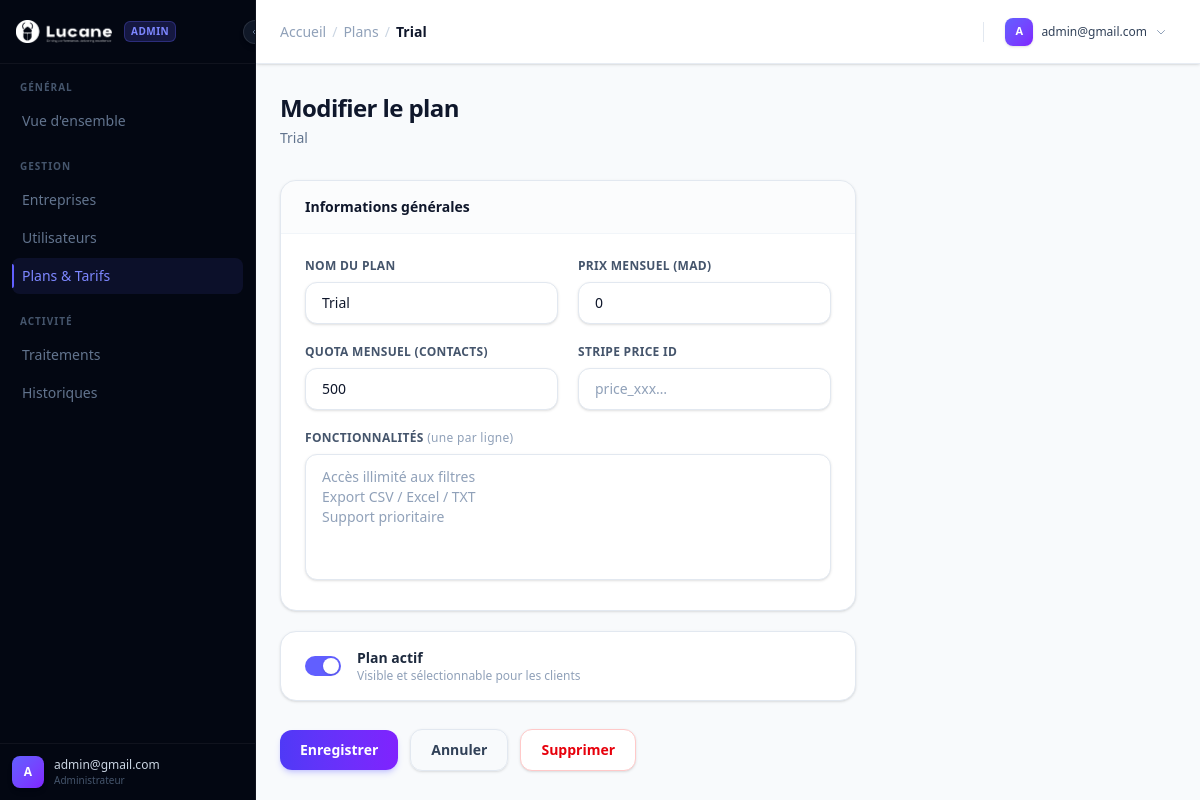
The app's page /dashboard/admin/plans/3/edit/ (signed in), older data.
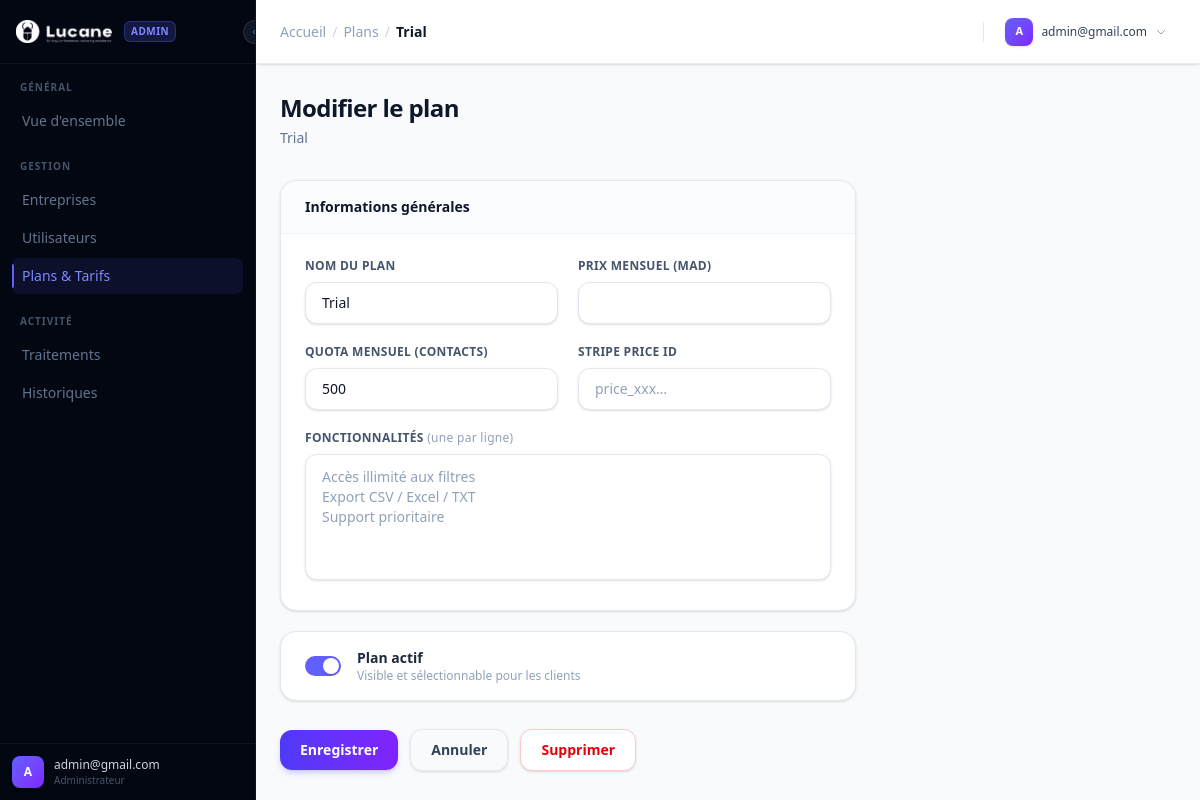
The same page, newer data.
### apps/billing/models.py (models this page shows, shortened)
class Plan(models.Model):
    name = models.CharField('Nom', max_length=100)
    price = models.DecimalField('Prix mensuel (MAD)', max_digits=10, decimal_places=2, default=0)
    monthly_quota = models.IntegerField('Quota mensuel (contacts)', default=500)
    features = models.JSONField('Fonctionnalités', default=list, blank=True)
    stripe_price_id = models.CharField('Stripe Price ID', max_length=255, blank=True)
    is_active = models.BooleanField('Actif', default=True)
    class Meta:
        verbose_name = 'Plan'
        verbose_name_plural = 'Plans'

### apps/dashboard/views.py (the view, shortened to what this page needs)
# urls.py: path('admin/plans/<int:pk>/edit/', views.admin_plan_form, name='admin_plan_edit'),
@login_required
@admin_required
def admin_plan_form(request, pk=None):
    plan = get_object_or_404(Plan, pk=pk) if pk else None
    return render(request, 'dashboard/admin_plan_form.html', {'plan': plan})

### templates/dashboard/admin_plan_form.html (shortened to what the changed rows need)
{% extends "dashboard/admin_base.html" %}
{% load lucide %}
{% block admin_breadcrumb %}
<div class="flex items-center gap-1.5 text-sm">
    <a href="{% url 'dashboard:admin_dashboard' %}" class="text-slate-400 hover:text-slate-700 transition-colors">Accueil</a>
    <span class="text-slate-300">/</span>
    <a href="{% url 'dashboard:admin_plans' %}" class="text-slate-400 hover:text-slate-700 transition-colors">Plans</a>
    <span class="text-slate-300">/</span>
    <span class="font-semibold text-slate-900">{% if plan %}{{ plan.name }}{% else %}Nouveau{% endif %}</span>
</div>
{% endblock %}
{% block content %}
<div class="max-w-xl">
    <div class="mb-8">
        <h2 class="text-2xl font-bold text-slate-900 tracking-tight">
            {% if plan %}Modifier le plan{% else %}Créer un plan{% endif %}
        </h2>
        <p class="mt-1 text-sm text-slate-500">
            {% if plan %}{{ plan.name }}{% else %}Définir les paramètres du nouveau plan tarifaire{% endif %}
        </p>
    </div>
    <form method="post">
        <div class="mb-5 rounded-2xl border border-slate-200 bg-white shadow-sm overflow-hidden">
            <div class="grid gap-5 p-6 sm:grid-cols-2">
                <div>
                    <label class="mb-2 block text-xs font-semibold text-slate-600 uppercase tracking-wide">Nom du plan</label>
                    <input type="text" name="name" value="{{ plan.name|default:'' }}" required
                           class="w-full rounded-xl border border-slate-200 bg-white px-4 py-2.5 text-sm
                                  text-slate-900 shadow-sm focus:border-indigo-400 focus:outline-none
                                  focus:ring-2 focus:ring-indigo-400/20 transition-all">
                </div>
                <div>
                    <label class="mb-2 block text-xs font-semibold text-slate-600 uppercase tracking-wide">Prix mensuel (MAD)</label>
                    <input type="number" name="price" value="{{ plan.price|default:'0' }}" min="0" step="0.01"
                           class="w-full rounded-xl border border-slate-200 bg-white px-4 py-2.5 text-sm
                                  text-slate-900 shadow-sm focus:border-indigo-400 focus:outline-none
                                  focus:ring-2 focus:ring-indigo-400/20 transition-all">
                </div>
                <div>
                    <label class="mb-2 block text-xs font-semibold text-slate-600 uppercase tracking-wide">Quota mensuel (contacts)</label>
                    <input type="number" name="monthly_quota" value="{{ plan.monthly_quota|default:'500' }}" min="1"
                           class="w-full rounded-xl border border-slate-200 bg-white px-4 py-2.5 text-sm
                                  text-slate-900 shadow-sm focus:border-indigo-400 focus:outline-none
                                  focus:ring-2 focus:ring-indigo-400/20 transition-all">
                </div>
                <div>
                    <label class="mb-2 block text-xs font-semibold text-slate-600 uppercase tracking-wide">Stripe Price ID</label>
                    <input type="text" name="stripe_price_id" value="{{ plan.stripe_price_id|default:'' }}"
                           placeholder="price_xxx…"
                           class="w-full rounded-xl border border-slate-200 bg-white px-4 py-2.5 text-sm
                                  text-slate-900 placeholder-slate-400 shadow-sm
                                  focus:border-indigo-400 focus:outline-none focus:ring-2 focus:ring-indigo-400/20 transition-all">
                </div>
            </div>
        </div>
    </form>
</div>
{% endblock %}

Row changes from the older to the newer data that the page shows:
changed Plan "Trial": price "0" → (not shown)
